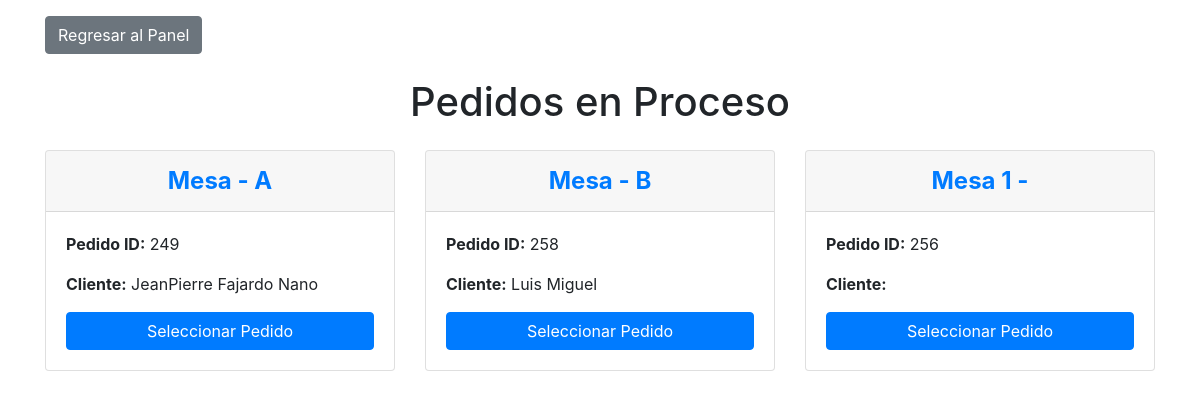
/PAGINAS/pedidos_separados.php (signed in), run on the app's committed database.
### tables this page shows
CREATE TABLE `pedidos` (
  `id` int(11) NOT NULL,
  `mesa_id` int(11) DEFAULT NULL,
  `usuario_id` int(11) DEFAULT NULL,
  `fecha` datetime DEFAULT current_timestamp(),
  `nombre_cliente` varchar(50) DEFAULT NULL,
  `direccion` text DEFAULT NULL,
  `estado` enum('en_proceso','finalizado','anulado') DEFAULT 'en_proceso'
);

CREATE TABLE `mesas` (
  `id` int(11) NOT NULL,
  `numero` int(11) DEFAULT NULL,
  `estado` enum('ocupada','disponible') NOT NULL DEFAULT 'disponible',
  `letra` char(1) DEFAULT NULL CHECK (`letra` regexp '^[A-Za-z]$')
);

### PAGINAS/pedidos_separados.php (the view, shortened to what this page needs)
<?php
$servername = "localhost";
$username = "root";
$password = "";
$dbname = "polleria";
$conn = new mysqli($servername, $username, $password, $dbname);
$sqlRol = "SELECT rol_id FROM usuarios WHERE username = ?";
$stmtRol = $conn->prepare($sqlRol);
$stmtRol->bind_param("s", $_SESSION['username']);
$stmtRol->execute();
$resultRol = $stmtRol->get_result();
$rol_id = ($resultRol->num_rows > 0) ? $resultRol->fetch_assoc()['rol_id'] : 0;
$sqlPedidos = "
    SELECT
        p.id AS pedido_id,
        p.nombre_cliente,
        m.numero AS mesa_numero,
        m.letra AS mesa_letra
    FROM pedidos p
    JOIN mesas m ON p.mesa_id = m.id
    WHERE p.estado = 'en_proceso'
    ORDER BY m.numero, m.letra
";
$resultPedidos = $conn->query($sqlPedidos);
?>
<!DOCTYPE html>
<html lang="es">
<head>
    <link rel="stylesheet" href="https://maxcdn.bootstrapcdn.com/bootstrap/4.5.2/css/bootstrap.min.css">
</head>
<body>
    <div class="container">
<div class="mt-3">
    <a href="<?php echo ($rol_id == 1) ? 'paneladministrador.php' : 'panelcajero.php'; ?>" class="btn btn-secondary">
        Regresar al Panel
    </a>
</div>
        <h1 class="my-4 text-center">Pedidos en Proceso</h1>
        <div class="row">
            <?php if ($resultPedidos->num_rows > 0): ?>
                <?php while ($pedido = $resultPedidos->fetch_assoc()): ?>
                    <div class="col-md-4 mb-4">
                        <div class="card">
                            <div class="card-header mesa-highlight">
                                Mesa <?php echo htmlspecialchars($pedido['mesa_numero']) . " - " . htmlspecialchars($pedido['mesa_letra']); ?>
                            </div>
                            <div class="card-body">
                                <p><strong>Pedido ID:</strong> <?php echo htmlspecialchars($pedido['pedido_id']); ?></p>
                                <p><strong>Cliente:</strong> <?php echo htmlspecialchars($pedido['nombre_cliente']); ?></p>
                                <a href="?pedido_id=<?php echo $pedido['pedido_id']; ?>" class="btn btn-primary btn-block">Seleccionar Pedido</a>
                            </div>
                        </div>
                    </div>
                <?php endwhile; ?>
            <?php else: ?>
                <div class="col-12 text-center">
                    <p>No hay pedidos en proceso.</p>
                </div>
            <?php endif; ?>
        </div>
    </div>
</body>
</html>

### PAGINAS/pedidos_separados.php (style rules this page uses)
.mesa-highlight { font-size: 1.5em; font-weight: bold; color: #007bff; text-align: center; }

### data on the page
pedidos: mesa.letra "A", id "249", nombre_cliente "JeanPierre Fajardo Nano"
pedidos: mesa.letra "B", id "258", nombre_cliente "Luis Miguel"
pedidos: mesa.numero "1", id "256"
